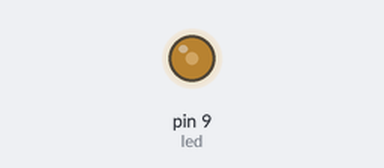
Simulated run of this sketch. Board: Arduino Uno, built with avr-gcc and run on an emulated ATmega328P. Shown: output pins drawn as LEDs (lit = HIGH).

Above: at 0.2 s.
Timing chart, 0 to 1.7 s (numbered marks = the images above):
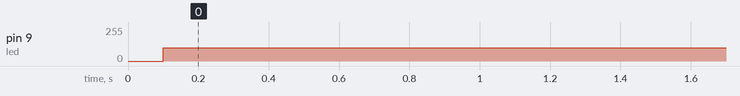

The sketch:

Touch_sensor.ino
```cpp
int led = 9;
int brightness = 0;
int fadeAmount = 20;


void setup() {
  pinMode(led, OUTPUT);
}

void loop() {
  analogWrite(led, brightness);

  brightness = 100;

  delay(100);
}
```

Measured:
- by itself, pin 9 (led): 0/255 → 100/255 at 0.10 s
